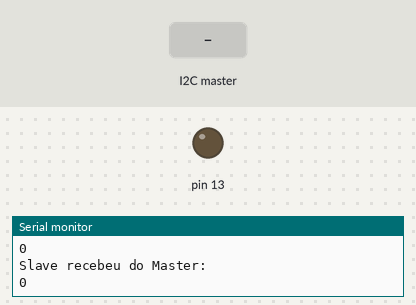
The sketch below on a simulated Arduino Uno, built with avr-gcc and run on an emulated ATmega328P. Shown: output pins drawn as LEDs (lit = HIGH), the last lines printed to the serial monitor. The test bench sets the inputs (shaded band).

Above: at 2.2 s.
2.3 s: the I2C master sends the byte 1
At 3.3 s:
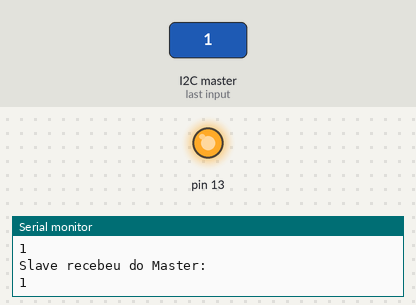
4.0 s: the I2C master sends the byte 0
At 4.5 s:
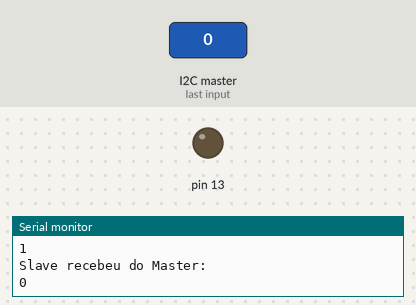
Timing chart, 0 to 7.0 s (numbered marks = the images above; inputs shaded):
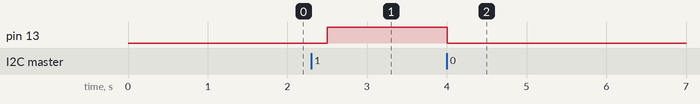

Measured:
- after the input at 2.3 s, pin 13: LOW → HIGH after 0.20 s
- after the input at 4.0 s, pin 13: HIGH → LOW at once

The sketch:

lab4_2_i2c_2.ino
```cpp
// Comunicacao utilizando I2C
// Codigo do microcontrolador "Slave"

// Importacao de biblioteca que permite a comunicacao
#include<Wire.h>

// Byte recebido pelo Slave.
byte SlaveReceived = 0;

// Funcao chamada quando o slave (este) recebe algo do master (outro)
void receiveEvent (int howMany)
{
   SlaveReceived = Wire.read();

}

// Funcao chamada quando o slave (este) precisa transmitir algo para o master (outro)
void requestEvent()
{
  // Pelo fato do pino esta no modo pullup - quero invertido para enviar 1 quando o botao estiver pressionado
  char value = !digitalRead(2);

  // Envia um byte para o master.
  Wire.write(value);
}

// Configuracao
void setup()

{
  // Pino de entrada do botao - alto quando nao apertado
  pinMode(2, INPUT_PULLUP);

  // Pino de saida para o LED
  pinMode(13, OUTPUT);
  //Delay de 1 segundo para iniciar a comunicacao
  delay(1000);

  // Comunicacao serial para mostrar o que esta sendo recebido
  Serial.begin(9600);

  // Inicio da comunicacao - utiliza pino A4 e A5 e slave eh 8
  Wire.begin(8);

  // Quando receber do master - deve fazer isso
  Wire.onReceive(receiveEvent);

  // Quando tiver que enviar para o mestre - deve fazer isso
  Wire.onRequest(requestEvent);
}


void loop(void)
{

  // Monitor serial para debug
  Serial.println("Slave recebeu do Master:");
  Serial.println(SlaveReceived);

  // Se receber 1 - acende o LED
  if(SlaveReceived == 1){
  	digitalWrite(13,HIGH);
  }
  // Se receber 0 - apaga o LED
  if(SlaveReceived == 0){
    digitalWrite(13,LOW);
  }

  delay(500);

}
```
